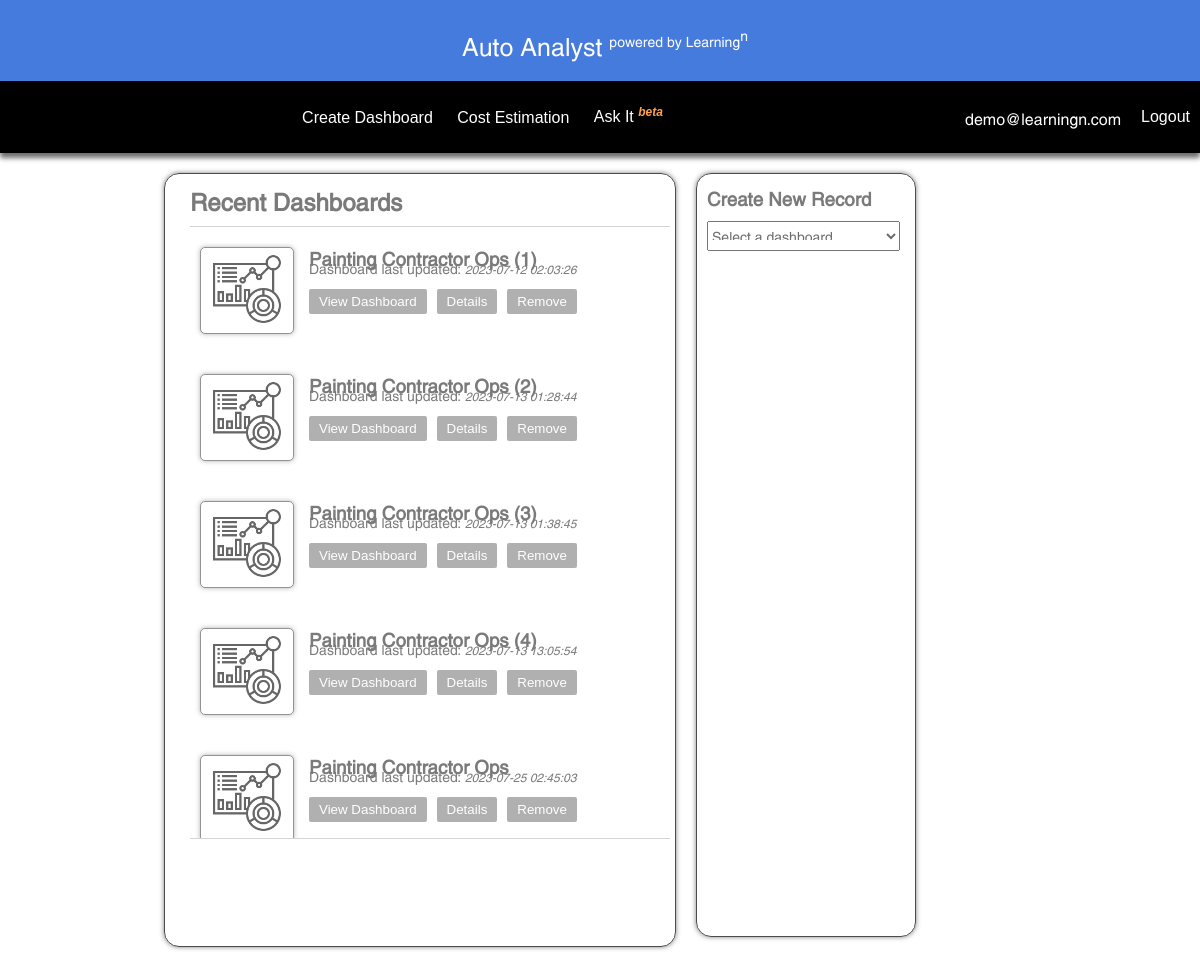
The page /home (signed in) on the database as committed earlier.
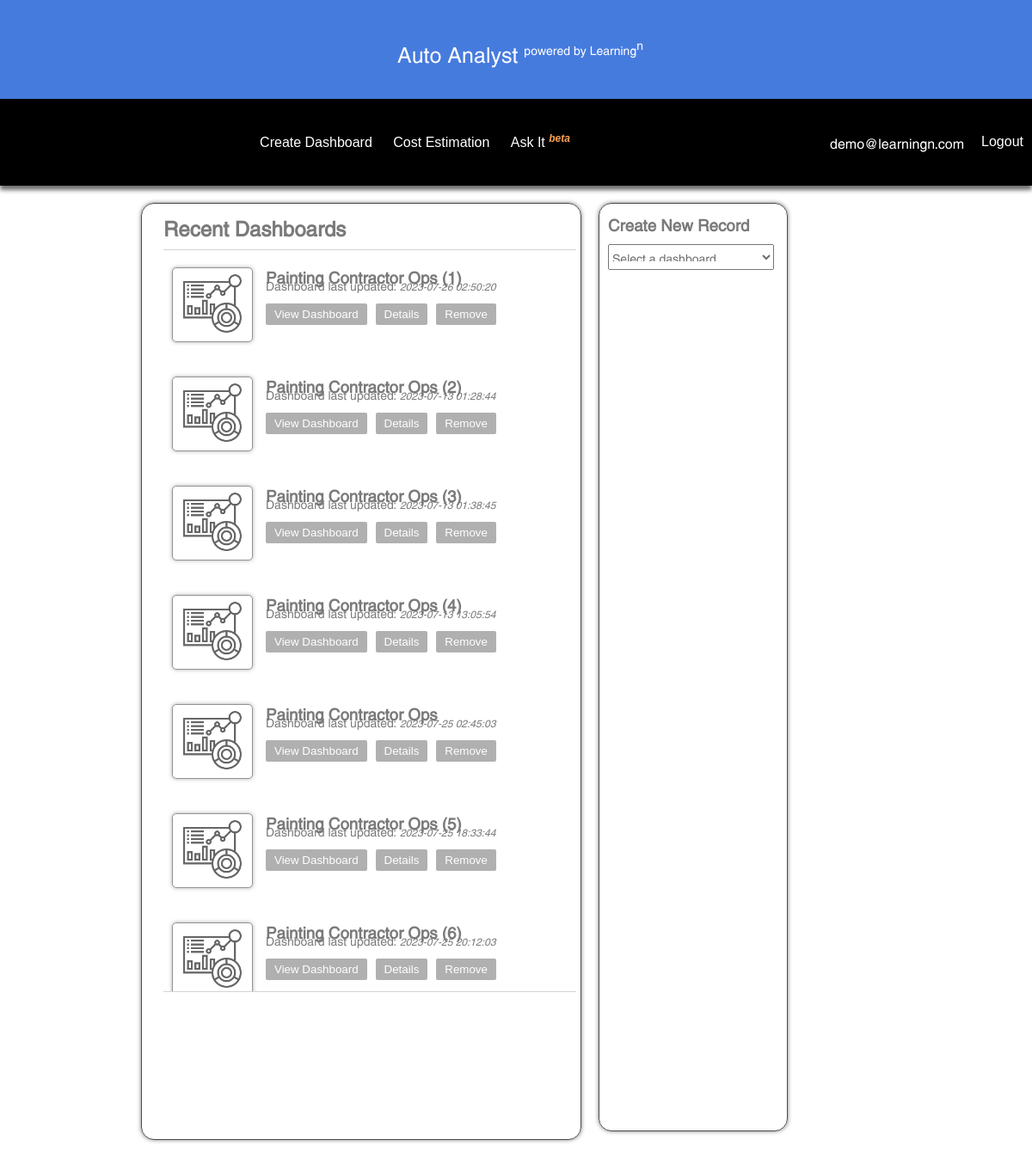
The same page on the database as committed later.
### handlers/models.py (models this page shows, shortened)
class UserTables(db.Model):
    user_id = db.Column(db.Integer, db.ForeignKey(UserLogin.user_id))
    table_id = db.Column(db.Integer, primary_key=True, autoincrement=True)
    table_name = db.Column(db.String(100))
    data = db.Column(db.JSON)
    col_mapping = db.Column(db.JSON)
    date_created = db.Column(db.DateTime, server_default=func.now())
    last_updated = db.Column(db.DateTime, server_default=func.now(), onupdate=func.now())

### app.py (the view, shortened to what this page needs)
@app.route('/home', methods=["GET", "POST"])
def home():
    user_info = session.get("account")
    user_datasets = UserTables.query.filter_by(user_id=user_info["user_id"]).all()
    if len(user_datasets) > 0:
        user_tables = [[table.table_name, table.last_updated] for table in user_datasets]
        return render_template('home.html', user=user_info, projects=user_tables)
    return render_template('home.html', user=user_info, projects=None)

### templates/home.html (shortened to what this page needs)
{% extends 'base.html' %}
{% block head %}
    <link rel="stylesheet" href="{{ url_for("static", filename="css/home.css") }}">
{% endblock %}
{% block navbar %}
    <div class="center-navbar">
        <a href="/data-import"><button class="navbar-buttons">Create Dashboard</button></a>
        <a href="#"><button class="navbar-buttons">Cost Estimation</button></a>
        <a href="#"><button class="navbar-buttons">Ask It <sup class="beta-sup">beta</sup></button></a>
    </div>
    <div class="right-navbar">
        <span>{{ user["email"] }}</span>
        <a href="/"><button class="navbar-buttons logout-btn">Logout</button></a>
    </div>
{% endblock %}
{% block content %}
    <div class="projects-container make-card">
        <h2>Recent Dashboards</h2>
        <form class="project-thumbnail-form" method="post">
            {% if projects %}
                {% for project in projects %}
                    <div class="thumbnail-container">
                        <button class="thumbnail-btn make-card" type="submit" name="project_button" value="{{ project[0] }}">
                            <img src="{{ url_for("static", filename="site_images/dashboard_thumbnail.png") }}" alt="submit" width="70px"/>
                        </button>
                        <div class="project-details-container">
                            <h3 class="thumbnail-label">{{ project[0] }}</h3>
                            <p class="detail-rows">Dashboard last updated: <span class="project-load-date">{{ project[1] }}</span></p>
                            <div class="main-action-btns">
                                <button class="project-options view-btn" type="submit" name="project_button" value="{{ project[0] }}">View Dashboard</button>
                                <button class="project-options details-btn" name="project_button" value="details_{{ project[0] }}" type="button" onclick="viewDetails('details-popout-{{ project[0] }}')">Details</button>
                                <button class="project-options remove-btn" name="project_button" value="delete_{{ project[0] }}">Remove</button>
                            </div>
                        </div>
                    </div>
                {% endfor %}
            {% endif %}
        </form>
    </div>
    <div class="quick-data-add-container make-card">
        <h3>Create New Record</h3>
        <form action="" method="post">
            <select name="table-selection" id="dashboard-selector" onchange="reveal_form()">
                <option value="none">Select a dashboard.</option>
            </select>
        </form>
    </div>
{% endblock %}

### templates/base.html (shortened to what this page needs)
<!DOCTYPE html>
<html lang="en">
<head>
    <link rel="stylesheet" href="{{ url_for("static", filename="css/base.css") }}">
    {% block head %}
    {% endblock %}
</head>
<body>
<div class="header">
    <div class="logo-container">
        <span class="logo-text">Auto Analyst <sup>powered by Learning<sup>n</sup></sup></span>
    </div>
    <nav class="navbar">
        {% block navbar %}
        {% endblock %}
    </nav>
</div>
<div class="content">
    {% block content %}
    {% endblock %}
</div>
</body>
</html>

### static/css/base.css (style rules this page uses)
html, body { height: 100vh; width: 100vw; margin: 0; font-family: Swansea, sans-serif; }
.header { display: flex; flex-direction: column; width: 100vw; height: 15vh; }
.logo-container { height: 8vh; padding-left: 10px; display: flex; align-items: center; justify-content: center; background-color: #467BDE; }
.logo-text { font-size: 25px; color: white; font-weight: lighter; }
.logo-container sup { text-shadow: none; font-size: 14px; font-weight: lighter; }
.navbar { display: flex; width: 100vw; height: 7vh; background-color: black; align-items: center; justify-content: end; color: white; box-shadow: #6D6D6D 0 5px 5px; }
.navbar-buttons { height: 7vh; font-size: 16px; background-color: transparent; color: white; border: none; cursor:pointer; padding-left: 10px; padding-right: 10px; }
.logout-btn { margin-left: 10px; }
.content { display: flex; width: 100vw; height: 85vh; color: #7a7a7a; }
.make-card { border: #4B4B4B solid 1px; box-shadow: #7d7d7d 0 0 5px; border-radius: 15px; }

### static/css/home.css (style rules this page uses)
.navbar { display: flex; justify-content: space-between; }
.logo-container { height: 15vh; }
.right-navbar { display: flex; justify-content: end; align-items: center; }
.beta-sup { font-size: 12px; font-style: italic; font-weight: bold; color: #ffa351; }
.content { justify-content: center; height: max-content; margin-top: 20px; width: 90vw; }
.projects-container { height: 75vh; display: flex; flex-direction: column; padding-left: 25px; padding-bottom: 10px; }
.quick-data-add-container { height: 75vh; display: flex; flex-direction: column; margin-left: 20px; padding: 0 10px 0 10px; }
.quick-data-add-container form { display: flex; flex-direction: column; height: 100%; overflow-y: scroll; margin-bottom: 10px; padding-right: 5px; }
#dashboard-selector { height: 30px; font-size: 14px; font-family: Swansea; color: #6D6D6D; padding-top: 2px; padding-bottom: 2px; }
.project-thumbnail-form { display: flex; flex-direction: column; width: 40vw; height: 60vh; overflow-y: scroll; margin-right: 5px; border-bottom: rgba(179,179,179,0.57) solid 1px; border-top: rgba(179,179,179,0.57) solid 1px; }
.thumbnail-container { display: flex; padding-top: 20px; padding-bottom: 20px; padding-left: 10px; }
.project-details-container { display: flex; flex-direction: column; margin-left: 15px; padding-top: 5px; }
.detail-rows { margin: 0; padding: 0; font-size: 14px; }
.project-load-date { font-size: 12px; font-style: italic; font-weight: lighter; }
.thumbnail-label { padding: 0; margin: 0 0 2px 0; }
.thumbnail-btn { background-color: white; border-radius: 5px; opacity: 60%; }
.thumbnail-btn img { padding: 5px; }
.main-action-btns { display: flex; width: 100%; margin-top: 18px; }
.project-options { margin-right: 10px; border: none; padding: 5px 10px 5px 10px; border-radius: 2px; background-color: #b0b0b0; color: white; }

Rows that differ between the two databases and show on the page:
changed UserTables "Painting Contractor Ops (1)": last_updated "2023-07-12 02:03:26" → "2023-07-26 02:50:20"
added UserTables: table_name "Painting Contractor Ops (5)", last_updated "2023-07-25 18:33:44"
added UserTables: table_name "Painting Contractor Ops (6)", last_updated "2023-07-25 20:12:03"
